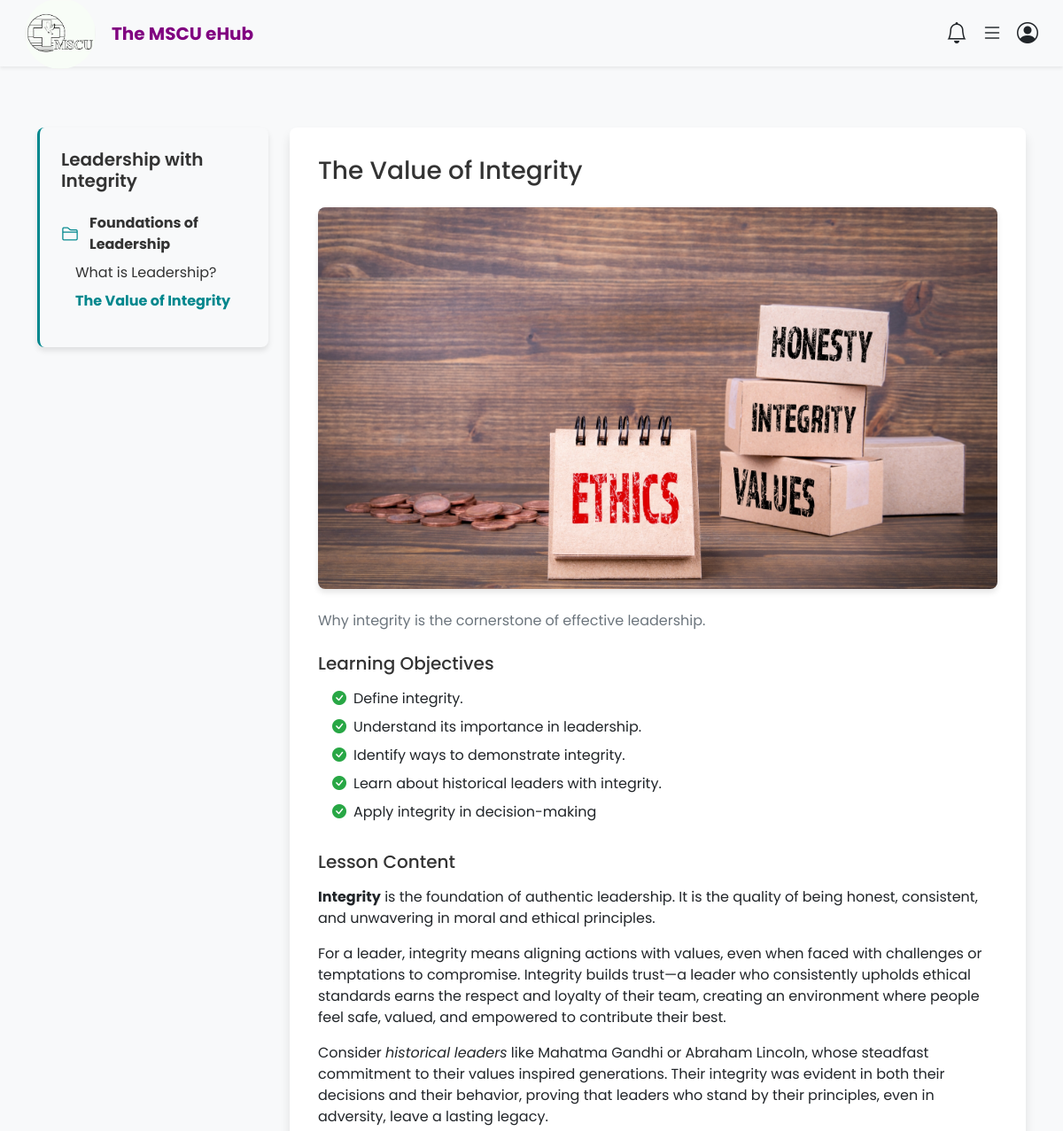
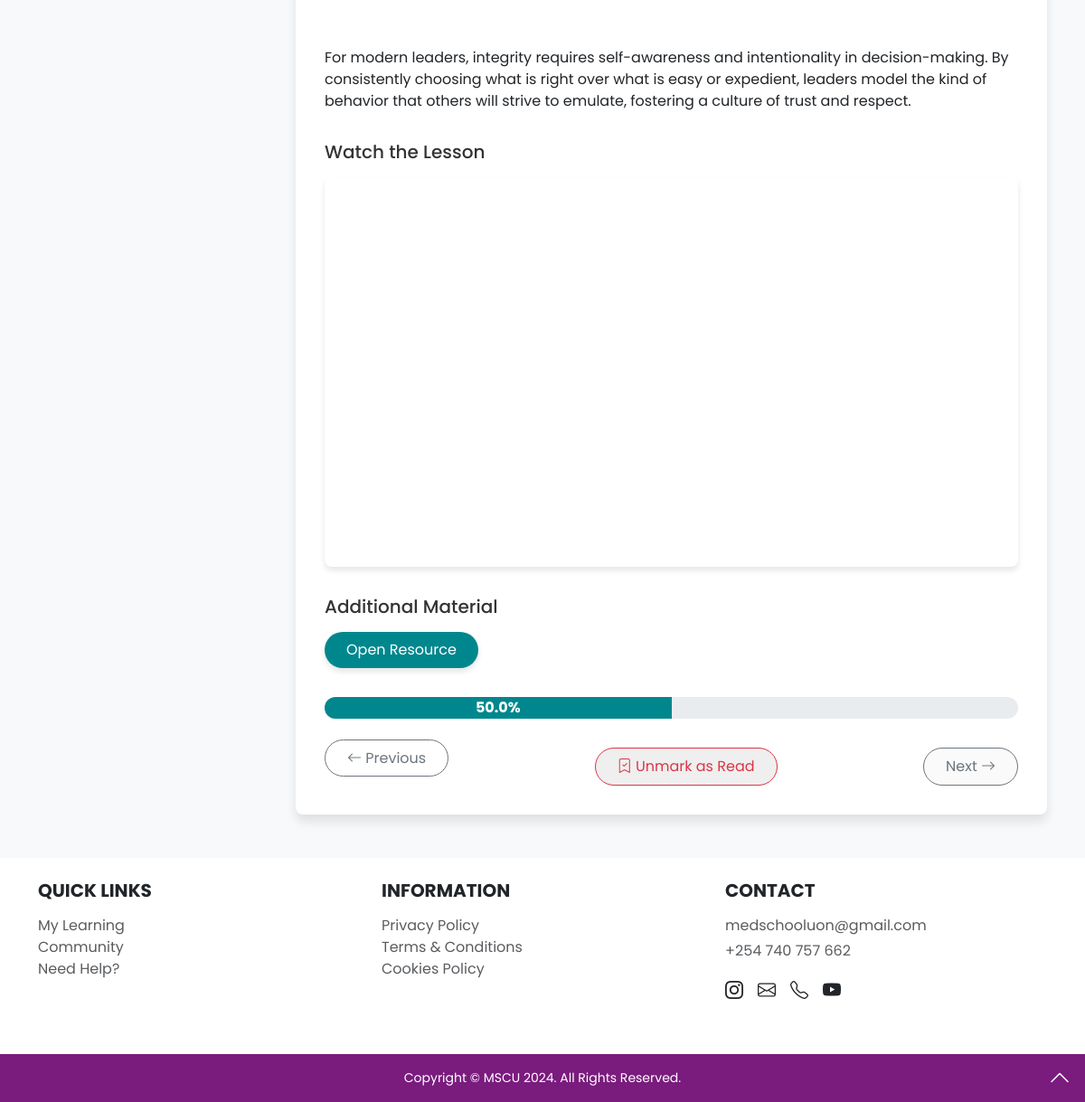
The page /lesson/8/ (signed in) on the database its author committed (2 pictures, top to bottom).
### courses/models.py (models this page shows, shortened)
class Lesson(models.Model):
    module = models.ForeignKey(Module, on_delete=models.CASCADE, related_name='lessons')
    title = models.CharField(max_length=200)
    description = models.TextField(blank=True, null=True)
    objectives = models.TextField(blank=True, null=True)
    image_content = models.ImageField(upload_to='lesson_images/', blank=True, null=True)
    content = RichTextField(blank=True, null=True)
    video_content = models.URLField(blank=True, null=True)
    additional_material = models.URLField(blank=True, null=True)
    read_by_users = models.ManyToManyField(User, related_name='read_lessons', blank=True)
    created_at = models.DateTimeField(auto_now_add=True)

class Module(models.Model):
    course = models.ForeignKey(Course, on_delete=models.CASCADE, related_name='modules')
    title = models.CharField(max_length=200)
    description = models.TextField(blank=True, null=True)
    image_content = models.ImageField(upload_to='module_images/', blank=True, null=True)
    objectives = models.TextField()
    content = models.TextField(blank=True, null=True)
    video_content = models.URLField(blank=True, null=True)
    created_at = models.DateTimeField(auto_now_add=True)
    class Meta:
        ordering = ['title']

class Course(models.Model):
    title = models.CharField(max_length=200)
    description = models.TextField()
    objectives = models.TextField()
    created_by = models.ForeignKey(User, on_delete=models.CASCADE, limit_choices_to={'role': 'tutor'})
    enrolled_students = models.ManyToManyField(User, related_name='enrolled_courses', through='Enrollment', blank=True)  # Use Enrollment through model
    created_at = models.DateTimeField(auto_now_add=True)
    image = models.ImageField(upload_to='course_images/', null=True, blank=True)
    class Meta:
        ordering = ['title']

### home/views.py (the view, shortened to what this page needs)
# urls.py: path('lesson/<int:pk>/', LessonDetailView.as_view(), name='lesson_detail'),
@method_decorator(login_required, name='dispatch')
class LessonDetailView(View):
    def get(self, request, pk):
        lesson = get_object_or_404(Lesson, pk=pk)
        user = request.user
        course = lesson.module.course
        enrolled_students = course.enrolled_students.all()
        if user not in enrolled_students:
            return redirect('course_detail', pk=course.pk)
        modules = course.modules.all().order_by('created_at').prefetch_related('lessons')
        total_lessons = course.modules.all().prefetch_related('lessons').values_list('lessons', flat=True).count()
        completed_lessons = course.modules.all().prefetch_related('lessons').filter(lessons__read_by_users=user).count()
        progress_percentage = (completed_lessons / total_lessons) * 100 if total_lessons else 0
        read = lesson.read_by_users.filter(id=user.id).exists()
        previous_lesson = lesson.module.lessons.filter(id__lt=lesson.id).last()
        next_lesson = lesson.module.lessons.filter(id__gt=lesson.id).first()
        quiz = lesson.module.quizzes.first() if lesson.module.quizzes.exists() else None
        quiz_attempt = None
        if quiz:
            quiz_attempt = QuizAttempt.objects.filter(student=user, quiz=quiz).first()
        if not next_lesson:
            next_module = lesson.module.course.modules.filter(id__gt=lesson.module.id).first()
            if next_module:
                next_lesson = next_module.lessons.first()
        return render(request, 'home/lesson.html', {
            'lesson': lesson,
            'previous_lesson': previous_lesson,
            'next_lesson': next_lesson,
            'progress_percentage': progress_percentage,
            'read': read,
            'quiz_attempt': quiz_attempt,  # Pass quiz attempt data to the template
        })

### home/templatetags/custom_filters.py (called while the page is built)
@register.filter
def extract_video_id(value):
    match = re.match(r'https://(?:www\.)?youtube\.com/watch\?v=([^&]+)', value)
    if match:
        return match.group(1)
    match = re.match(r'https://youtu\.be/([^?]+)', value)
    if match:
        return match.group(1)
    return value  # Return the original value if no match

### home/templates/home/lesson.html (shortened to what this page needs)
{% extends 'home/base.html' %}
{% load static %}
{% load custom_filters %}
{% block content %}
<div class="container my-5">
    <div class="row">
        <div class="col-md-3">
            <div style="background-color: #f8f9fa; padding: 1.5rem; box-shadow: 0 4px 6px rgba(0, 0, 0, 0.1); border-radius: 0.5rem; border-left: 3px solid #00878D; position: sticky; top: 1rem; max-height: 80vh; overflow-y: auto;">
                <h5 style="text-align: left; font-weight: 600; margin-bottom: 1.5rem; color: #333;">{{ lesson.module.course.title }}</h5>
                <ul style="list-style: none; padding-left: 0;">
                    {% for module in lesson.module.course.modules.all|dictsort:"created_at" %}
                        <li style="margin-bottom: 1rem;">
                            <div style="display: flex; align-items: center; margin-bottom: 0.5rem;">
                                <i class="bi bi-folder2" style="color: #00878D; font-size: 1.25rem; margin-right: 0.75rem;"></i>
                                <strong style="color: #333;">{{ module.title }}</strong>
                            </div>
                            <ul style="list-style: none; padding-left: 1rem;">
                                {% for sibling_lesson in module.lessons.all|dictsort:"created_at" %}
                                    <li style="margin-bottom: 0.5rem;">
                                        <a href="{% url 'lesson_detail' sibling_lesson.id %}" style="display: flex; justify-content: space-between; align-items: center; color: #333; text-decoration: none; {% if sibling_lesson.id == lesson.id %}font-weight: bold; color: #00878D;{% endif %}">
                                            <span>{{ sibling_lesson.title }}</span>
                                        </a>
                                    </li>
                                {% endfor %}
                            </ul>
                        </li>
                    {% endfor %}
                </ul>
            </div>
        </div>
        <div class="col-md-9">
            <div style="background-color: white; padding: 2rem; border-radius: 0.5rem; box-shadow: 0 8px 12px rgba(0, 0, 0, 0.1);">
                <h3 style="color: #333; margin-bottom: 1.5rem;">{{ lesson.title }}</h3>
                {% if lesson.image_content %}
                    <img src="{{ lesson.image_content.url }}" style="width: 100%; border-radius: 0.5rem; box-shadow: 0 4px 6px rgba(0, 0, 0, 0.1); margin-bottom: 1.5rem;" alt="{{ lesson.title }}">
                {% endif %}
                {% if lesson.description %}
                    <p style="color: #6c757d; margin-bottom: 1.5rem;">{{ lesson.description }}</p>
                {% endif %}
                {% if lesson.objectives %}
                    <div style="margin-bottom: 2rem;">
                        <h5 style="color: #333; margin-bottom: 1rem;">Learning Objectives</h5>
                        <ul style="list-style: none; padding-left: 1rem;">
                            {% for objective in lesson.objectives.splitlines %}
                                <li style="margin-bottom: 0.5rem;">
                                    <i class="bi bi-check-circle-fill" style="color: #28a745; margin-right: 0.5rem;"></i>{{ objective }}
                                </li>
                            {% endfor %}
                        </ul>
                    </div>
                {% endif %}
                {% if lesson.content %}
                    <div style="margin-bottom: 2rem;">
                        <h5 style="color: #333; margin-bottom: 1rem;">Lesson Content</h5>
                        <p>{{ lesson.content | safe }}</p>
                    </div>
                {% endif %}
                {% if lesson.video_content %}
                    <div style="margin-bottom: 2rem;">
                        <h5 style="color: #333; margin-bottom: 1rem;">Watch the Lesson</h5>
                        <div style="position: relative; padding-bottom: 56.25%; height: 0; overflow: hidden; border-radius: 0.5rem; box-shadow: 0 4px 6px rgba(0, 0, 0, 0.1);">
                            {% with lesson.video_content|extract_video_id as video_id %}
                                <iframe src="https://www.youtube.com/embed/{{ video_id }}" allowfullscreen style="position: absolute; top: 0; left: 0; width: 100%; height: 100%; border: none;"></iframe>
                            {% endwith %}
                        </div>
                    </div>
                {% endif %}
                {% if lesson.additional_material %}
                    <div style="margin-bottom: 2rem;">
                        <h5 style="color: #333; margin-bottom: 1rem;">Additional Material</h5>
                        <a href="{{ lesson.additional_material }}" target="_blank" style="display: inline-block; padding: 0.5rem 1.5rem; background-color: #00878D; color: white; text-decoration: none; border-radius: 2rem; box-shadow: 0 4px 6px rgba(0, 0, 0, 0.1);">Open Resource</a>
                    </div>
                {% endif %}
                <div style="margin-bottom: 2rem;">
                    <div style="height: 1.5rem; background-color: #e9ecef; border-radius: 0.75rem; overflow: hidden;">
                        <div style="width: {{ progress_percentage }}%; height: 100%; background-color: #00878D; text-align: center; color: white; font-weight: bold; line-height: 1.5rem;">{{ progress_percentage }}%</div>
                    </div>
                </div>
                <div style="display: flex; justify-content: space-between; margin-top: 2rem;">
                    <div id="previous-button">
                        {% if previous_lesson %}
                            <a href="{% url 'lesson_detail' previous_lesson.id %}" style="text-decoration: none; padding: 0.5rem 1.5rem; border: 1px solid #6c757d; color: #6c757d; border-radius: 2rem;">
                                <i class="bi bi-arrow-left"></i> Previous
                            </a>
                        {% else %}
                            <button style="padding: 0.5rem 1.5rem; border: 1px solid #6c757d; color: #6c757d; border-radius: 2rem;" disabled>
                                <i class="bi bi-arrow-left"></i> Previous
                            </button>
                        {% endif %}
                    </div>
                    <div id="action-buttons">
                        <form method="POST" id="next-lesson-form" style="display: flex; gap: 1rem;">
                            {% if read %}
                                <button type="submit" name="unmark_read" style="padding: 0.5rem 1.5rem; border: 1px solid #dc3545; color: #dc3545; border-radius: 2rem;">
                                    <i class="bi bi-bookmark-check"></i> Unmark as Read
                                </button>
                            {% else %}
                                <button type="submit" name="mark_read" style="padding: 0.5rem 1.5rem; border: 1px solid #28a745; color: #28a745; border-radius: 2rem;">
                                    <i class="bi bi-bookmark-plus"></i> Mark as Read
                                </button>
                            {% endif %}
                        </form>
                    </div>
                    <div id="next-button">
                        {% if next_lesson %}
                            <a href="{% url 'lesson_detail' next_lesson.id %}" style="text-decoration: none; padding: 0.5rem 1.5rem; border: 1px solid #6c757d; color: #6c757d; border-radius: 2rem;">
                                Next <i class="bi bi-arrow-right"></i>
                            </a>
                        {% else %}
                            <button style="padding: 0.5rem 1.5rem; border: 1px solid #6c757d; color: #6c757d; border-radius: 2rem;" disabled>
                                Next <i class="bi bi-arrow-right"></i>
                            </button>
                        {% endif %}
                    </div>
                </div>
            </div>
        </div>
    </div>
</div>
{% endblock %}

### home/static/home/main.css (style rules this page uses)
body { font-family: 'Poppins', sans-serif; margin: 0; padding: 0; background-color: #f8f9fa; }

### rows shown on the page
Lesson: module.course "Leadership with Integrity", title "The Value of Integrity", image_content (picture), description "Why integrity is the cornerstone of effective leadership.", content "Integrity is the foundation of authentic leadership. It is the quality of being honest, consistent, and unwavering in moral and ethical principles. For a leader, integrity means aligning actions with values, even when faced with challenges or temptations to compromise. Integrity builds trust—a leader who consistently upholds ethical standards earns the respect and loyalty of their team, creating an environment where people feel safe, valued, and empowered to contribute their best. Consider historical leaders like Mahatma Gandhi or Abraham Lincoln, whose steadfast commitment to their values inspired generations. Their integrity was evident in both their decisions and their behavior, proving…"
Module: title "Foundations of Leadership"
Lesson: title "What is Leadership?"

### other values the page prints
{{ objective }} "Define integrity." "Understand its importance in leadership." "Identify ways to demonstrate integrity." "Learn about historical leaders with integrity." "Apply integrity in decision-making"
{{ progress_percentage }} "50.0"
